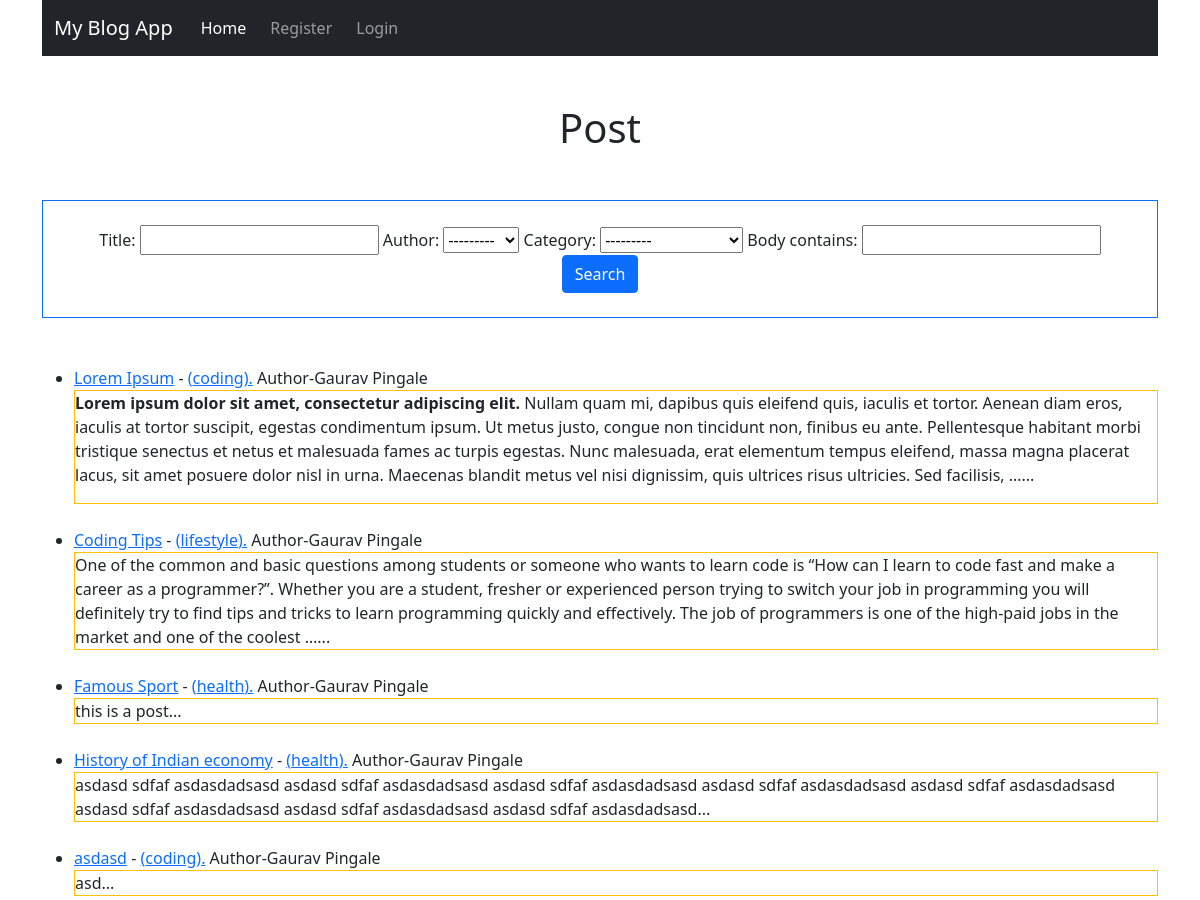
/ (upper part), run on an earlier commit of the app's database.
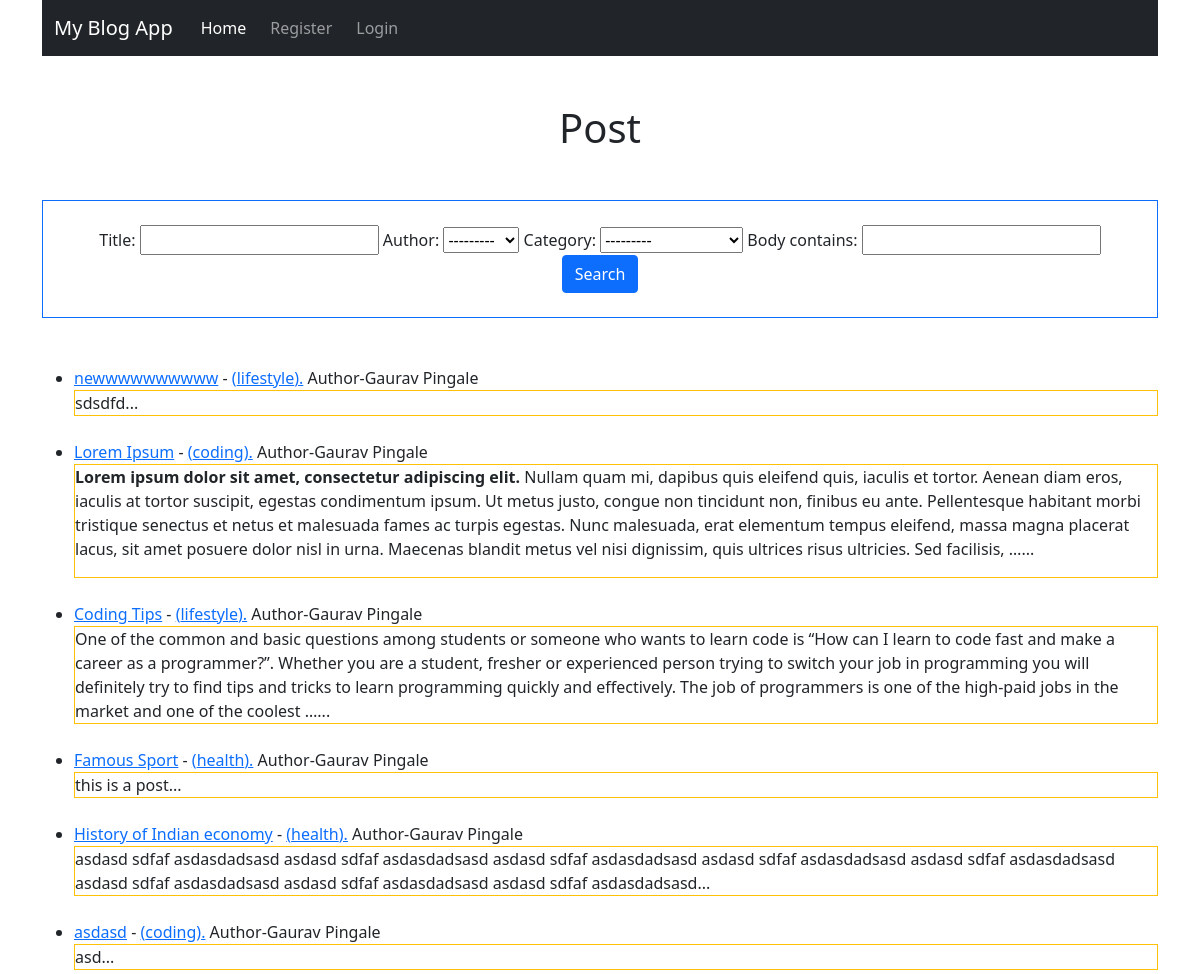
And on a later commit of the database.
### blogapp/models.py (models this page shows, shortened)
class Post(models.Model):
    title = models.CharField(max_length=255)
    author = models.ForeignKey(User,on_delete=models.CASCADE)
    body = models.TextField()
    publish_date = models.DateField(auto_now_add=True)
    category = models.ForeignKey(Category,on_delete=models.CASCADE)

class Category(models.Model):
    name = models.CharField(max_length=100)
    def __str__(self):
        return self.name
    class Meta:
        verbose_name_plural = 'categories'

### blogapp/views.py (the view)
# urls.py: path('',views.HomeView.as_view(),name='admin_home'),
class HomeView(ListView):
    model = Post
    template_name = 'blogapp/home.html'
    ordering = ['-publish_date']
    filterset_class = PostFilter
    def get_template_names(self):
        if self.request.user.is_superuser:
            template_name = 'blog_admin/index.html'
        else:
            template_name = 'blogapp/home.html'
        return template_name
    def get_queryset(self):
        keyword = self.request.GET.get('search','')
        if keyword:
            posts = Post.objects.filter(body__contains=keyword)
            return posts
        return super().get_queryset()
    def get_context_data(self,*args, **kwargs):
        myFilter = PostFilter(self.request.GET,self.get_queryset())
        context = super().get_context_data(*args,**kwargs)
        context['categories']= Category.objects.all()
        context['myFilter']= myFilter
        context['object_list']= myFilter.qs
        return context

### blogapp/templates/blogapp/home.html (shortened to what this page needs)
{% extends 'blogapp/base.html' %}
{% block content %}
<div class="mt-5">
    <h1 class="text-center">Post</h1>
</div>
<div class="text-center mt-5 border border-primary p-4 ">
    <form action="">
        {{myFilter.form}}
        <button class="btn btn-primary" type="submit">Search</button>
    </form>
</div>
<div class="mt-5">
    <ul>
        {% for post in object_list %}
        <li>
            <div class="mt-4">
                <a href="{% url 'article' post.id %}">{{post.title}}</a> - <a
                    href="{% url 'category' post.category.id %}"> ({{post.category}}).</a>  Author-{{post.author.first_name}}
                {{post.author.last_name}}<br>
                <div class="border border-warning">
                    {{post.body|safe|truncatewords:80}}...
                </div>
            </div>
        </li>
        {% endfor %}
    </ul>
</div>
{% endblock %}

What changed in the data, as far as the page shows it:
added Post: title "newwwwwwwwww", category "lifestyle", author.first_name "Gaurav", author.last_name "Pingale", body "sdsdfd"
